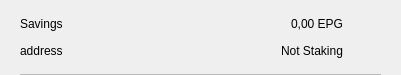
<?xml version="1.0" encoding="UTF-8"?>
<ui version="4.0">
 <class>CSRow</class>
 <widget class="QWidget" name="CSRow">
  <property name="geometry">
   <rect>
    <x>0</x>
    <y>0</y>
    <width>401</width>
    <height>75</height>
   </rect>
  </property>
  <property name="windowTitle">
   <string>Form</string>
  </property>
  <layout class="QVBoxLayout" name="verticalLayout">
   <property name="spacing">
    <number>0</number>
   </property>
   <property name="leftMargin">
    <number>20</number>
   </property>
   <property name="topMargin">
    <number>10</number>
   </property>
   <property name="rightMargin">
    <number>20</number>
   </property>
   <property name="bottomMargin">
    <number>0</number>
   </property>
   <item>
    <widget class="QWidget" name="info" native="true">
     <property name="minimumSize">
      <size>
       <width>0</width>
       <height>0</height>
      </size>
     </property>
     <layout class="QHBoxLayout" name="horizontalLayout_3">
      <property name="leftMargin">
       <number>0</number>
      </property>
      <property name="topMargin">
       <number>0</number>
      </property>
      <property name="rightMargin">
       <number>0</number>
      </property>
      <property name="bottomMargin">
       <number>10</number>
      </property>
      <item>
       <widget class="QWidget" name="container" native="true">
        <property name="minimumSize">
         <size>
          <width>0</width>
          <height>0</height>
         </size>
        </property>
        <layout class="QVBoxLayout" name="verticalLayout_2">
         <property name="spacing">
          <number>0</number>
         </property>
         <property name="leftMargin">
          <number>0</number>
         </property>
         <property name="topMargin">
          <number>0</number>
         </property>
         <property name="rightMargin">
          <number>0</number>
         </property>
         <property name="bottomMargin">
          <number>0</number>
         </property>
         <item>
          <layout class="QHBoxLayout" name="horizontalLayout">
           <item>
            <widget class="QLabel" name="labelName">
             <property name="text">
              <string>Savings</string>
             </property>
            </widget>
           </item>
           <item>
            <spacer name="horizontalSpacer">
             <property name="orientation">
              <enum>Qt::Horizontal</enum>
             </property>
             <property name="sizeHint" stdset="0">
              <size>
               <width>40</width>
               <height>20</height>
              </size>
             </property>
            </spacer>
           </item>
           <item>
            <widget class="QLabel" name="labelAmount">
             <property name="text">
              <string>0,00 EPG</string>
             </property>
            </widget>
           </item>
          </layout>
         </item>
         <item>
          <layout class="QHBoxLayout" name="horizontalLayout_2">
           <item>
            <widget class="QLabel" name="labelAddress">
             <property name="text">
              <string>address</string>
             </property>
            </widget>
           </item>
           <item>
            <spacer name="horizontalSpacer_2">
             <property name="orientation">
              <enum>Qt::Horizontal</enum>
             </property>
             <property name="sizeHint" stdset="0">
              <size>
               <width>40</width>
               <height>20</height>
              </size>
             </property>
            </spacer>
           </item>
           <item>
            <widget class="QLabel" name="labelStaking">
             <property name="text">
              <string>Not Staking</string>
             </property>
            </widget>
           </item>
          </layout>
         </item>
        </layout>
       </widget>
      </item>
      <item alignment="Qt::AlignHCenter|Qt::AlignVCenter">
       <widget class="QPushButton" name="pushButtonMenu">
        <property name="minimumSize">
         <size>
          <width>24</width>
          <height>24</height>
         </size>
        </property>
        <property name="maximumSize">
         <size>
          <width>32</width>
          <height>32</height>
         </size>
        </property>
        <property name="focusPolicy">
         <enum>Qt::NoFocus</enum>
        </property>
        <property name="styleSheet">
         <string notr="true">border:none; background-color:transparent;</string>
        </property>
        <property name="text">
         <string/>
        </property>
        <property name="icon">
         <iconset>
          <normaloff>://ic-menu-hover</normaloff>://ic-menu-hover</iconset>
        </property>
        <property name="iconSize">
         <size>
          <width>24</width>
          <height>24</height>
         </size>
        </property>
       </widget>
      </item>
     </layout>
    </widget>
   </item>
   <item>
    <widget class="QLabel" name="lblDivisory">
     <property name="minimumSize">
      <size>
       <width>0</width>
       <height>1</height>
      </size>
     </property>
     <property name="maximumSize">
      <size>
       <width>16777215</width>
       <height>1</height>
      </size>
     </property>
     <property name="styleSheet">
      <string notr="true">background-color:#bababa;</string>
     </property>
     <property name="text">
      <string/>
     </property>
     <property name="alignment">
      <set>Qt::AlignBottom|Qt::AlignLeading|Qt::AlignLeft</set>
     </property>
    </widget>
   </item>
  </layout>
 </widget>
 <resources/>
 <connections/>
</ui>
